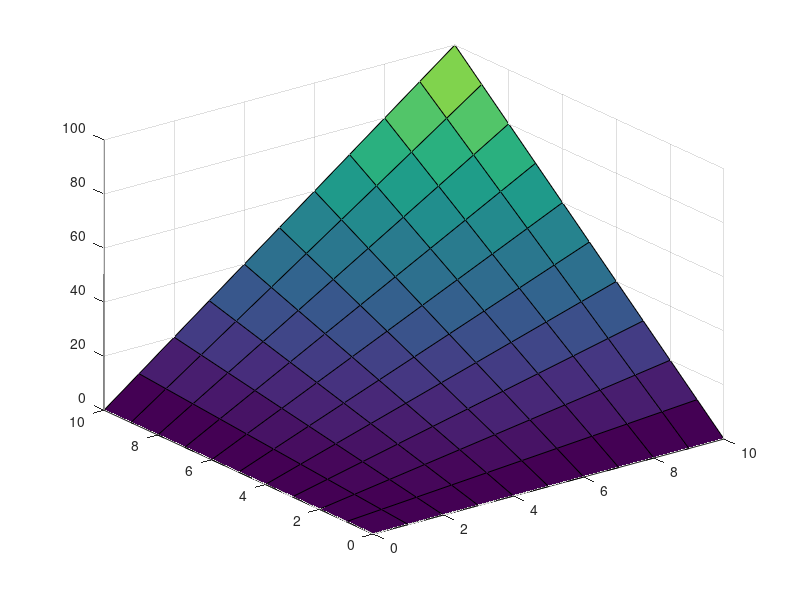

This chart was generated by the following MATLAB code:
apply = @(f,x) f(x); %f is function handle, while x is variable
ifthenelse = @(b,varargin) varargin{2-(b>0)}(); %if b>0, take first element of varargin,else take the second
Y = @(f) apply(@(g)g(g), @(g)f(@(x) apply(g(g),x))); % Y created on nested apply 
h = Y(@(f)@(x)ifthenelse(x(2)<=0,@()0,@()x(1)+f([x(1),x(2)-1])));% if starting from 0 and below, fix the result to be 0, else follow arithmetic progression
m = @(x,y) h([x,y]); %require input coordinate
%what the fuck of the nested handles...
[X,Y]=meshgrid(0:10); %create meshgrid
Z=arrayfun(m,X,Y) %apply handle m on meshgrid
surf(X,Y,Z) %plot surface
%it is presented that any row or column is arithmetic progression, interval
%decided by its row or column coordinate
%z=x*y for natural numbers, while z is forced to be 0 for negative
%coordinates.